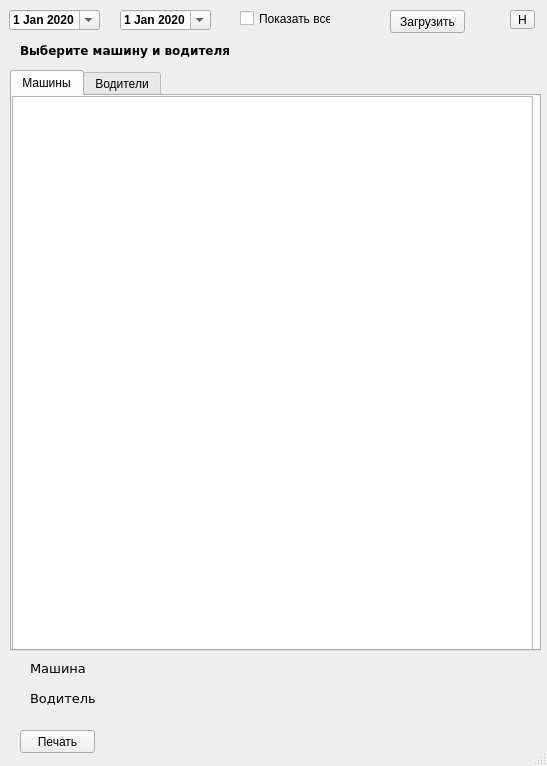
<?xml version="1.0" encoding="UTF-8"?>
<ui version="4.0">
 <class>Dialog</class>
 <widget class="QDialog" name="Dialog">
  <property name="geometry">
   <rect>
    <x>0</x>
    <y>0</y>
    <width>547</width>
    <height>766</height>
   </rect>
  </property>
  <property name="minimumSize">
   <size>
    <width>547</width>
    <height>659</height>
   </size>
  </property>
  <property name="windowTitle">
   <string>Путевой лист v0.1</string>
  </property>
  <property name="sizeGripEnabled">
   <bool>true</bool>
  </property>
  <widget class="QTabWidget" name="Drivers">
   <property name="geometry">
    <rect>
     <x>10</x>
     <y>70</y>
     <width>531</width>
     <height>581</height>
    </rect>
   </property>
   <property name="currentIndex">
    <number>0</number>
   </property>
   <widget class="QWidget" name="tab">
    <attribute name="title">
     <string>Машины</string>
    </attribute>
    <widget class="QListWidget" name="listWidget">
     <property name="geometry">
      <rect>
       <x>0</x>
       <y>0</y>
       <width>521</width>
       <height>561</height>
      </rect>
     </property>
    </widget>
   </widget>
   <widget class="QWidget" name="tab_2">
    <attribute name="title">
     <string>Водители</string>
    </attribute>
    <widget class="QListWidget" name="listWidget_2">
     <property name="geometry">
      <rect>
       <x>0</x>
       <y>0</y>
       <width>521</width>
       <height>521</height>
      </rect>
     </property>
    </widget>
    <widget class="QPushButton" name="pB_accept">
     <property name="geometry">
      <rect>
       <x>10</x>
       <y>530</y>
       <width>75</width>
       <height>23</height>
      </rect>
     </property>
     <property name="text">
      <string>Привязать</string>
     </property>
    </widget>
    <widget class="QPushButton" name="pB_accept_2">
     <property name="geometry">
      <rect>
       <x>440</x>
       <y>530</y>
       <width>75</width>
       <height>23</height>
      </rect>
     </property>
     <property name="text">
      <string>Добавить</string>
     </property>
    </widget>
   </widget>
  </widget>
  <widget class="QPushButton" name="pB_print">
   <property name="geometry">
    <rect>
     <x>20</x>
     <y>730</y>
     <width>75</width>
     <height>23</height>
    </rect>
   </property>
   <property name="text">
    <string>Печать</string>
   </property>
  </widget>
  <widget class="QDateEdit" name="dateFrom">
   <property name="geometry">
    <rect>
     <x>9</x>
     <y>10</y>
     <width>91</width>
     <height>20</height>
    </rect>
   </property>
   <property name="minimumSize">
    <size>
     <width>91</width>
     <height>0</height>
    </size>
   </property>
   <property name="maximumSize">
    <size>
     <width>91</width>
     <height>16777215</height>
    </size>
   </property>
   <property name="font">
    <font>
     <weight>75</weight>
     <bold>true</bold>
    </font>
   </property>
   <property name="mouseTracking">
    <bool>true</bool>
   </property>
   <property name="tabletTracking">
    <bool>false</bool>
   </property>
   <property name="dateTime">
    <datetime>
     <hour>16</hour>
     <minute>0</minute>
     <second>0</second>
     <year>2020</year>
     <month>1</month>
     <day>1</day>
    </datetime>
   </property>
   <property name="maximumDateTime">
    <datetime>
     <hour>16</hour>
     <minute>0</minute>
     <second>0</second>
     <year>2049</year>
     <month>12</month>
     <day>29</day>
    </datetime>
   </property>
   <property name="minimumDateTime">
    <datetime>
     <hour>16</hour>
     <minute>0</minute>
     <second>0</second>
     <year>2014</year>
     <month>12</month>
     <day>31</day>
    </datetime>
   </property>
   <property name="maximumDate">
    <date>
     <year>2049</year>
     <month>12</month>
     <day>29</day>
    </date>
   </property>
   <property name="maximumTime">
    <time>
     <hour>16</hour>
     <minute>0</minute>
     <second>0</second>
    </time>
   </property>
   <property name="minimumTime">
    <time>
     <hour>16</hour>
     <minute>0</minute>
     <second>0</second>
    </time>
   </property>
   <property name="calendarPopup">
    <bool>true</bool>
   </property>
   <property name="timeSpec">
    <enum>Qt::UTC</enum>
   </property>
   <property name="date">
    <date>
     <year>2020</year>
     <month>1</month>
     <day>1</day>
    </date>
   </property>
  </widget>
  <widget class="QCheckBox" name="checkBox">
   <property name="geometry">
    <rect>
     <x>240</x>
     <y>10</y>
     <width>91</width>
     <height>17</height>
    </rect>
   </property>
   <property name="text">
    <string>Показать все</string>
   </property>
  </widget>
  <widget class="QPushButton" name="pB_download">
   <property name="geometry">
    <rect>
     <x>390</x>
     <y>10</y>
     <width>75</width>
     <height>23</height>
    </rect>
   </property>
   <property name="text">
    <string>Загрузить</string>
   </property>
  </widget>
  <widget class="QLabel" name="label_4">
   <property name="geometry">
    <rect>
     <x>30</x>
     <y>660</y>
     <width>121</width>
     <height>16</height>
    </rect>
   </property>
   <property name="font">
    <font>
     <family>Verdana</family>
     <pointsize>10</pointsize>
    </font>
   </property>
   <property name="text">
    <string>Машина</string>
   </property>
  </widget>
  <widget class="QLabel" name="label_6">
   <property name="geometry">
    <rect>
     <x>30</x>
     <y>690</y>
     <width>111</width>
     <height>16</height>
    </rect>
   </property>
   <property name="font">
    <font>
     <family>Verdana</family>
     <pointsize>10</pointsize>
    </font>
   </property>
   <property name="text">
    <string>Водитель</string>
   </property>
  </widget>
  <widget class="QLabel" name="label_5">
   <property name="geometry">
    <rect>
     <x>20</x>
     <y>40</y>
     <width>501</width>
     <height>20</height>
    </rect>
   </property>
   <property name="font">
    <font>
     <family>Verdana</family>
     <weight>75</weight>
     <bold>true</bold>
    </font>
   </property>
   <property name="text">
    <string>Выберите машину и водителя</string>
   </property>
  </widget>
  <widget class="QToolButton" name="pB_Settings">
   <property name="geometry">
    <rect>
     <x>510</x>
     <y>10</y>
     <width>25</width>
     <height>19</height>
    </rect>
   </property>
   <property name="text">
    <string>Н</string>
   </property>
  </widget>
  <widget class="QDateEdit" name="dateTo">
   <property name="geometry">
    <rect>
     <x>120</x>
     <y>10</y>
     <width>91</width>
     <height>20</height>
    </rect>
   </property>
   <property name="minimumSize">
    <size>
     <width>91</width>
     <height>0</height>
    </size>
   </property>
   <property name="maximumSize">
    <size>
     <width>91</width>
     <height>16777215</height>
    </size>
   </property>
   <property name="font">
    <font>
     <weight>75</weight>
     <bold>true</bold>
    </font>
   </property>
   <property name="mouseTracking">
    <bool>true</bool>
   </property>
   <property name="tabletTracking">
    <bool>false</bool>
   </property>
   <property name="dateTime">
    <datetime>
     <hour>16</hour>
     <minute>0</minute>
     <second>0</second>
     <year>2020</year>
     <month>1</month>
     <day>1</day>
    </datetime>
   </property>
   <property name="time">
    <time>
     <hour>16</hour>
     <minute>0</minute>
     <second>0</second>
    </time>
   </property>
   <property name="maximumDateTime">
    <datetime>
     <hour>16</hour>
     <minute>0</minute>
     <second>0</second>
     <year>2049</year>
     <month>12</month>
     <day>30</day>
    </datetime>
   </property>
   <property name="minimumDateTime">
    <datetime>
     <hour>16</hour>
     <minute>0</minute>
     <second>0</second>
     <year>2014</year>
     <month>12</month>
     <day>31</day>
    </datetime>
   </property>
   <property name="maximumDate">
    <date>
     <year>2049</year>
     <month>12</month>
     <day>30</day>
    </date>
   </property>
   <property name="minimumDate">
    <date>
     <year>2014</year>
     <month>12</month>
     <day>31</day>
    </date>
   </property>
   <property name="maximumTime">
    <time>
     <hour>16</hour>
     <minute>0</minute>
     <second>0</second>
    </time>
   </property>
   <property name="minimumTime">
    <time>
     <hour>16</hour>
     <minute>0</minute>
     <second>0</second>
    </time>
   </property>
   <property name="calendarPopup">
    <bool>true</bool>
   </property>
   <property name="timeSpec">
    <enum>Qt::UTC</enum>
   </property>
   <property name="date">
    <date>
     <year>2020</year>
     <month>1</month>
     <day>1</day>
    </date>
   </property>
  </widget>
  <zorder>Drivers</zorder>
  <zorder>pB_print</zorder>
  <zorder>checkBox</zorder>
  <zorder>pB_download</zorder>
  <zorder>label_4</zorder>
  <zorder>label_6</zorder>
  <zorder>label_5</zorder>
  <zorder>pB_Settings</zorder>
  <zorder>dateFrom</zorder>
  <zorder>dateTo</zorder>
 </widget>
 <resources/>
 <connections/>
</ui>
